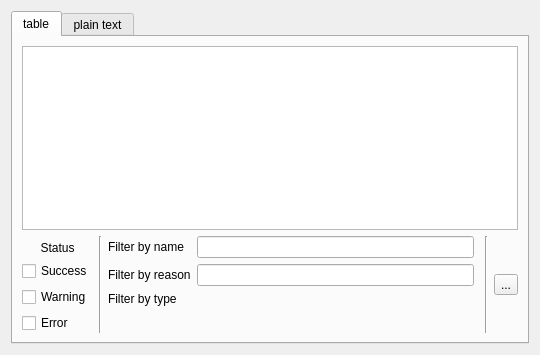
<?xml version="1.0" encoding="UTF-8"?>
<ui version="4.0">
 <class>Form</class>
 <widget class="QWidget" name="Form">
  <property name="geometry">
   <rect>
    <x>0</x>
    <y>0</y>
    <width>540</width>
    <height>355</height>
   </rect>
  </property>
  <property name="windowTitle">
   <string>Form</string>
  </property>
  <layout class="QHBoxLayout" name="horizontalLayout">
   <item>
    <widget class="QTabWidget" name="tabWidget">
     <property name="currentIndex">
      <number>0</number>
     </property>
     <widget class="QWidget" name="table_tab">
      <attribute name="title">
       <string>table</string>
      </attribute>
      <layout class="QVBoxLayout" name="verticalLayout">
       <item>
        <widget class="QTableView" name="results_table">
         <property name="sizeAdjustPolicy">
          <enum>QAbstractScrollArea::AdjustToContents</enum>
         </property>
        </widget>
       </item>
       <item>
        <layout class="QHBoxLayout" name="horizontalLayout_2">
         <property name="topMargin">
          <number>0</number>
         </property>
         <item>
          <layout class="QVBoxLayout" name="verticalLayout_2">
           <property name="topMargin">
            <number>5</number>
           </property>
           <item>
            <widget class="QLabel" name="status_label">
             <property name="text">
              <string>Status</string>
             </property>
             <property name="alignment">
              <set>Qt::AlignCenter</set>
             </property>
            </widget>
           </item>
           <item>
            <widget class="QCheckBox" name="success_check">
             <property name="text">
              <string>Success</string>
             </property>
            </widget>
           </item>
           <item>
            <widget class="QCheckBox" name="warning_check">
             <property name="text">
              <string>Warning</string>
             </property>
            </widget>
           </item>
           <item>
            <widget class="QCheckBox" name="error_check">
             <property name="text">
              <string>Error</string>
             </property>
            </widget>
           </item>
          </layout>
         </item>
         <item>
          <widget class="Line" name="line">
           <property name="orientation">
            <enum>Qt::Vertical</enum>
           </property>
          </widget>
         </item>
         <item>
          <layout class="QFormLayout" name="formLayout">
           <property name="rightMargin">
            <number>5</number>
           </property>
           <item row="0" column="0">
            <widget class="QLabel" name="name_label">
             <property name="text">
              <string>Filter by name</string>
             </property>
            </widget>
           </item>
           <item row="0" column="1">
            <widget class="QLineEdit" name="name_edit"/>
           </item>
           <item row="1" column="0">
            <widget class="QLabel" name="reason_label">
             <property name="text">
              <string>Filter by reason</string>
             </property>
            </widget>
           </item>
           <item row="1" column="1">
            <widget class="QLineEdit" name="reason_edit"/>
           </item>
           <item row="2" column="0">
            <widget class="QLabel" name="type_label">
             <property name="text">
              <string>Filter by type</string>
             </property>
            </widget>
           </item>
           <item row="2" column="1">
            <widget class="QWidget" name="type_combo_placeholder" native="true"/>
           </item>
          </layout>
         </item>
         <item>
          <widget class="Line" name="line_2">
           <property name="orientation">
            <enum>Qt::Vertical</enum>
           </property>
          </widget>
         </item>
         <item>
          <widget class="QToolButton" name="refresh_button">
           <property name="text">
            <string>...</string>
           </property>
          </widget>
         </item>
        </layout>
       </item>
      </layout>
     </widget>
     <widget class="QWidget" name="text_tab">
      <attribute name="title">
       <string>plain text</string>
      </attribute>
      <layout class="QHBoxLayout" name="horizontalLayout_3">
       <item>
        <widget class="QTextEdit" name="results_text">
         <property name="readOnly">
          <bool>true</bool>
         </property>
         <property name="html">
          <string>&lt;!DOCTYPE HTML PUBLIC &quot;-//W3C//DTD HTML 4.0//EN&quot; &quot;http://www.w3.org/TR/REC-html40/strict.dtd&quot;&gt;
&lt;html&gt;&lt;head&gt;&lt;meta name=&quot;qrichtext&quot; content=&quot;1&quot; /&gt;&lt;style type=&quot;text/css&quot;&gt;
p, li { white-space: pre-wrap; }
&lt;/style&gt;&lt;/head&gt;&lt;body style=&quot; font-family:'Sans Serif'; font-size:9pt; font-weight:400; font-style:normal;&quot;&gt;
&lt;p style=&quot; margin-top:0px; margin-bottom:0px; margin-left:0px; margin-right:0px; -qt-block-indent:0; text-indent:0px;&quot;&gt;results_text&lt;/p&gt;&lt;/body&gt;&lt;/html&gt;</string>
         </property>
        </widget>
       </item>
      </layout>
     </widget>
    </widget>
   </item>
  </layout>
 </widget>
 <resources/>
 <connections/>
</ui>
